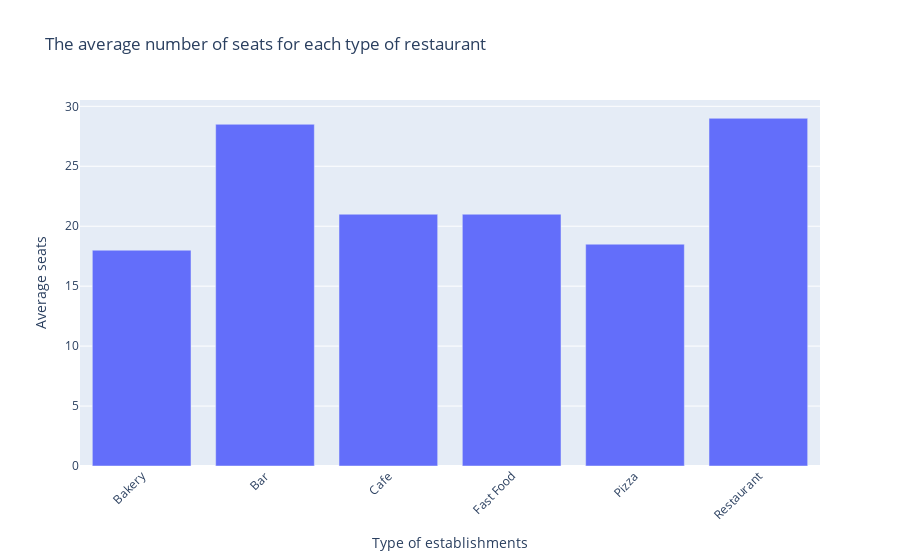

Source (notebook cell):
### Code cell
# make a go bar for the presentation of proportion
fig = go.Figure(
    data=[go.Bar(x=rest_seat_grouped.index.values,y=rest_seat_grouped['average'])],
    layout_title_text="The average number of seats for each type of restaurant"
)
fig.update_layout(barmode='group', xaxis_tickangle=-45,
                  xaxis_title="Type of establishments", yaxis_title="Average seats")
                  
fig.show()

### Figure 1 — Plotly figure (JSON) as saved in the notebook; plotly's stock layout.template omitted (floating-point values rounded to 4 significant figures)
{"data": [{"type": "bar", "x": ["Bakery", "Bar", "Cafe", "Fast Food", "Pizza", "Restaurant"], "y": [18, 28.5, 21, 21, 18.5, 29]}], "layout": {"barmode": "group", "title": {"text": "The average number of seats for each type of restaurant"}, "xaxis": {"tickangle": -45, "title": {"text": "Type of establishments"}}, "yaxis": {"title": {"text": "Average seats"}}}}
